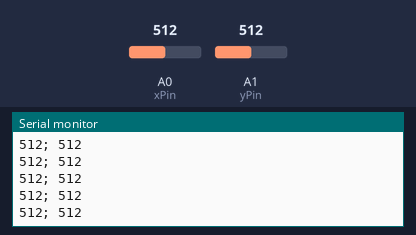
This sketch was run on a simulated Arduino Uno, built with avr-gcc and run on an emulated ATmega328P. On the bench: the last lines printed to the serial monitor. Inputs (shaded band) come from the test bench; at power-on: A1 (yPin) = 512, A0 (xPin) = 512.

Above: at 2.7 s.
2.8 s: A1 (yPin) set to 11
At 3.8 s:
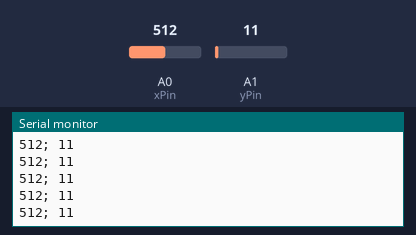
4.3 s: A1 (yPin) set to 8
At 5.0 s:
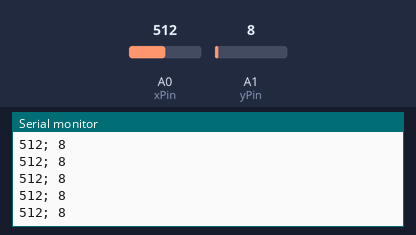
5.8 s: A1 (yPin) set to 93
At 6.3 s:
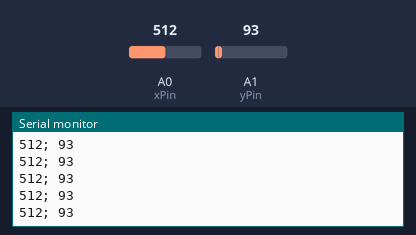
7.3 s: A1 (yPin) set to 107
At 8.4 s:
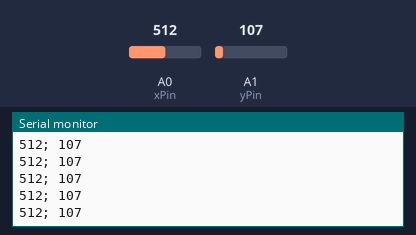
Timing chart, 0 to 10.3 s (numbered marks = the images above; inputs shaded):
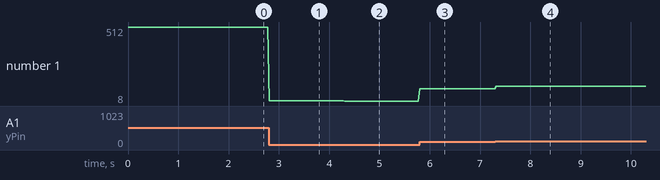

Measured:
- after the input at 2.8 s, the serial monitor: prints a new line at once (image 1)
- after the input at 4.3 s, the serial monitor: prints a new line at once (image 2)
- after the input at 5.8 s, the serial monitor: prints a new line at once (image 3)
- after the input at 7.3 s, the serial monitor: prints a new line at once (image 4)
- plotted number 1: 512 → 11 after the input at 2.8 s, 11 → 8 after the input at 4.3 s, 8 → 93 after the input at 5.8 s, 93 → 107 after the input at 7.3 s

The sketch:

A_etch_xy_arduino.ino
```cpp
// variables for pins
int xPin = A0;
int yPin = A1;


void setup() {
  // start Serial
  Serial.begin( 9600 );
}

void loop() {
  // read in values
  int xValue = analogRead( xPin );
  int yValue = analogRead( yPin );

  // print out values
  Serial.print( xValue );
  Serial.print( "; " );
  Serial.println( yValue );

  // wait a little bit
  delay( 30 );
}
```
